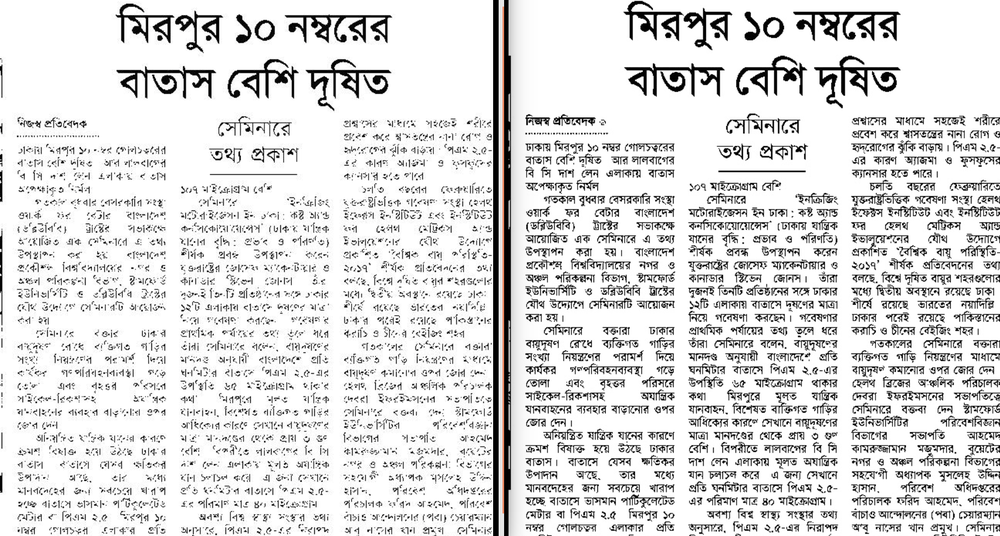
#> input picture Images/COMPARISON.png, 1000 x 536 px, shrunk from 1823 x 978 before the run
$ python otsu.py Images/COMPARISON.png out.png
#> lines starting #> are read from the running program, lines starting #| are printed output that depends on the picture
# Ostu's Algorithm For Binarization
# Call python otsu.py INPUT_FILE_PATH OUTPUT_FILE_PATH

import os
import sys
import time
import cv2
import numpy

img = cv2.imread(sys.argv[1], cv2.IMREAD_GRAYSCALE)
#> img: shape (536, 1000); min 0, max 255, mean 220.4
# [5 lines of commented-out code are left out]
ret3,th3 = cv2.threshold(img,0,255,cv2.THRESH_BINARY+cv2.THRESH_OTSU)
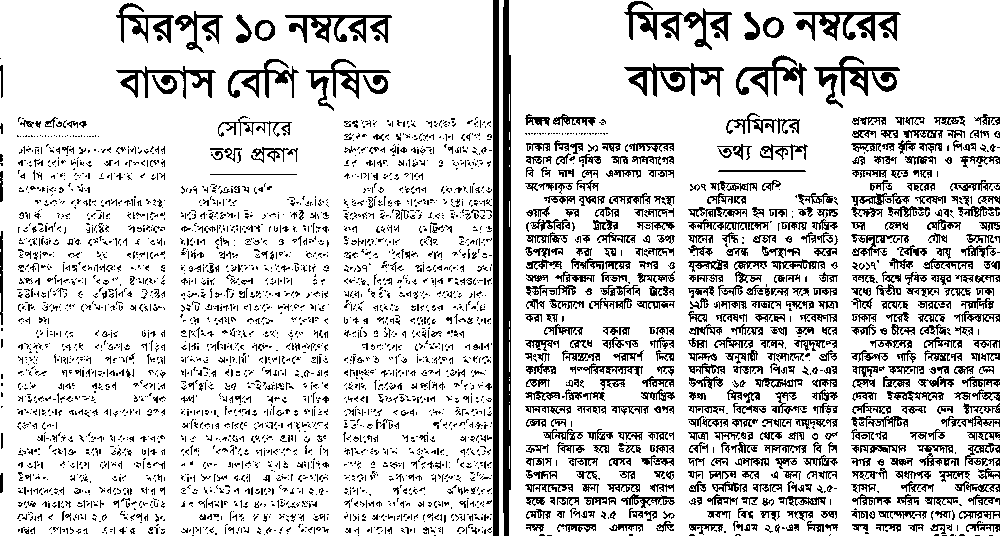
#> th3: shape (536, 1000); 83.1% white; black in thin lines or dots
#> ret3 = 167


#cv2.imwrite("median.jpg", th1)
#cv2.imwrite("gauss.jpg", th2)
cv2.imwrite(sys.argv[2], th3)
